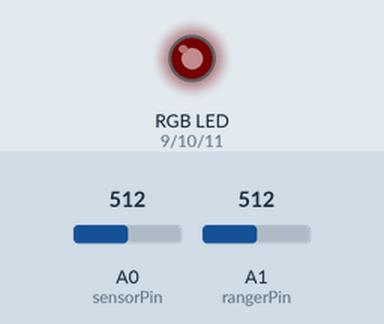
Recording of a sketch running on a simulated Arduino Uno, built with avr-gcc and run on an emulated ATmega328P. Shown: an RGB LED mixed from three pins (HIGH = lit). Inputs (shaded band) come from the test bench; at power-on: A0 (sensorPin) = 512, A1 (rangerPin) = 512. Dim RGB values are drawn brighter than linear; what the sketch prints to the serial monitor is not drawn.

Above: at 1.2 s.
1.3 s: A0 (sensorPin) set to 306
At 2.5 s:
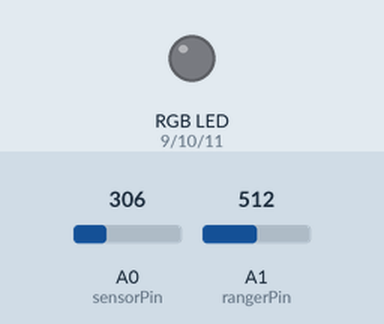
2.8 s: A1 (rangerPin) set to 445
5.8 s: A1 (rangerPin) set to 423
At 6.6 s:
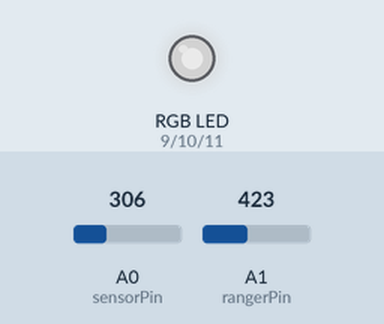
7.3 s: A1 (rangerPin) set to 122
At 8.4 s:
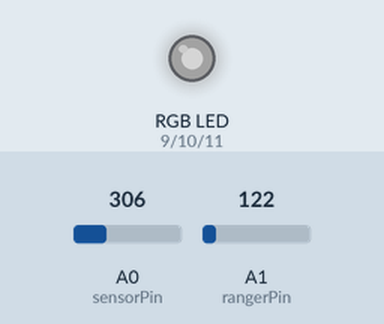
Timing chart, 0 to 9.8 s (numbered marks = the images above; inputs shaded):
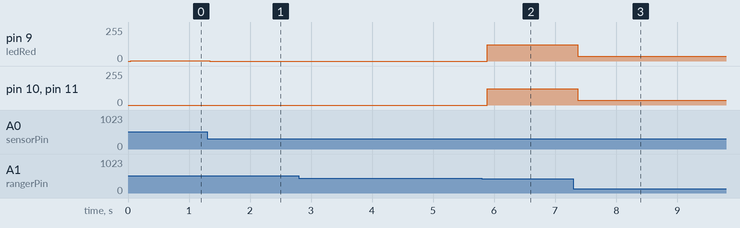

The sketch:

controller_code.ino
```cpp
// (licence header left out)
int   sensorPin = 0; // analog sensor (photoresistor) input pin
int   rangerPin = 1; // analog sensor (proximity sensor) input pin
int   ledRed    = 9; // red LED PWM pin
int   ledGreen  = 10; // green LED pin
int   ledBlue   = 11; // blue LED pin
float lightVal = 0, rangeVal = 0;
float lightSamples[8]; // variables to make a better precision
float rangeSamples[8];
int i; // loop counter

void setup()
{
    pinMode(ledRed, OUTPUT);
    pinMode(ledGreen, OUTPUT);
    pinMode(ledBlue, OUTPUT);

    Serial.begin(9600); // start serial communication
}

void loop()
{

    for(i = 0;i<= 7;i++){ // gets 8 samples of voltage
      // System Volatge is 5V
      // Analog read max ouput is 1024 units
      // Therefore 4.9mV/unit
      lightSamples[i] = (analogRead(sensorPin)*(3.0/1024) * 100);  // ??
      rangeSamples[i] = (analogRead(rangerPin)*(3.0/1024) * 100);  // ??

      lightVal = lightVal + lightSamples[i];
      rangeVal = rangeVal + rangeSamples[i];
      delay(5);
    }
    lightVal = lightVal/8.0; // better precision
    rangeVal = rangeVal/8.0; // better precision

    Serial.print("?");
    /*Serial.print(lightVal);
    Serial.print(",");*/
    Serial.print(rangeVal);
    Serial.print("%");

    // change the LED values

    if (lightVal < 100){
      set_led(rangeVal);
    }  else {
       set_red(HIGH);
    }

    lightVal = 0.0; // reset voltage varible
    rangeVal = 0.0; // reset voltage varible

    delay(50); // delay before loop
}

void set_led(float inputVal){

  if (inputVal > 255){
     inputVal = 255;
    analogWrite(ledRed, HIGH);
    analogWrite(ledGreen, HIGH);
    analogWrite(ledBlue, HIGH);
  } else if (inputVal > 128){
    analogWrite(ledRed, HIGH/2);
    analogWrite(ledGreen, HIGH/2);
    analogWrite(ledBlue, HIGH/2);


  } else {
    analogWrite(ledRed, inputVal);
    analogWrite(ledGreen, inputVal);
    analogWrite(ledBlue, inputVal);
  }
}

void set_red(float value){
   analogWrite(ledRed, value);
  analogWrite(ledGreen, LOW);
   analogWrite(ledBlue, LOW);
}
```

Measured:
- the behaviour switches between 437 and 436 on A1 (rangerPin) (found by bisection; images 1 and 2)
- after the input at 1.3 s, pin 9 (ledRed): 1/255 → 0/255 at once
- after the input at 2.8 s, every drawn part: stays the same
- after the input at 5.8 s, pin 9 (ledRed), pin 10 (ledGreen), pin 11 (ledBlue): 0/255 → 123/255 after 0.09 s
- after the input at 7.3 s, pin 9 (ledRed), pin 10 (ledGreen), pin 11 (ledBlue): 123/255 → 35/255 after 0.07 s
